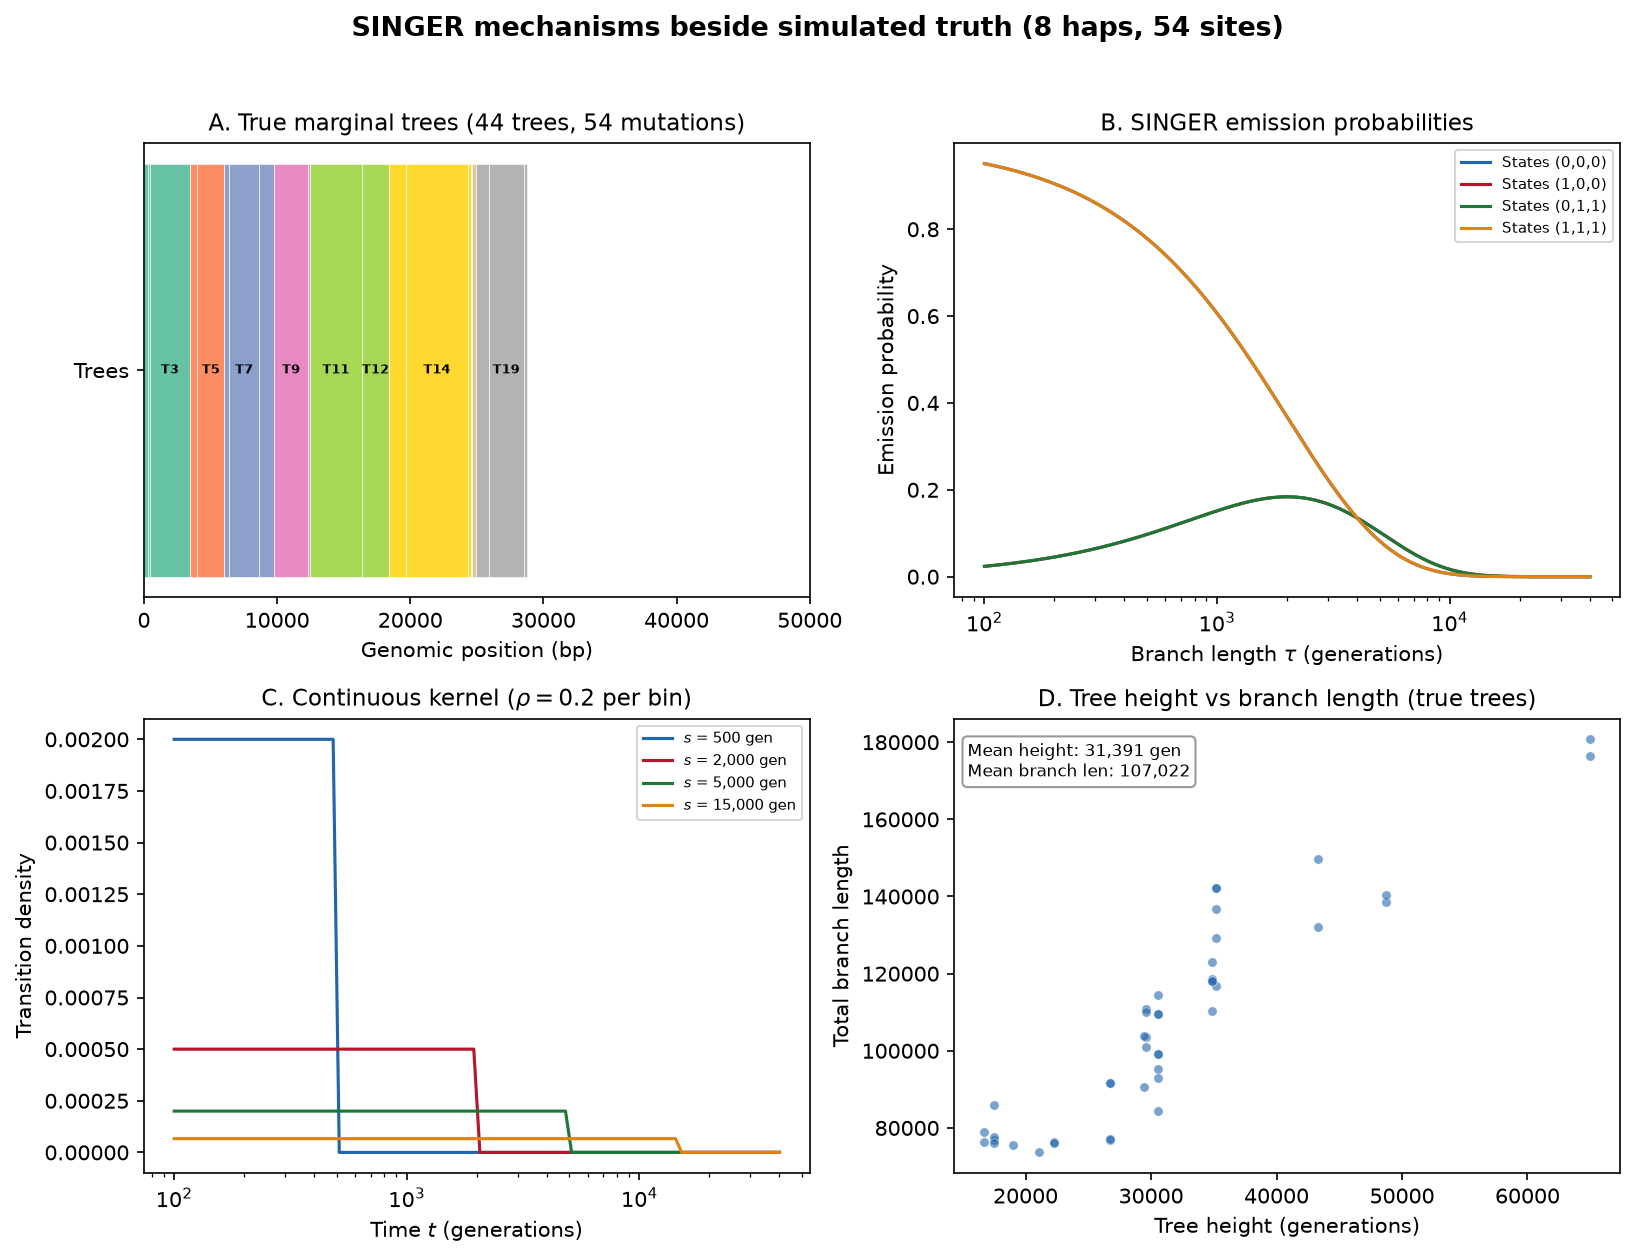

This chart was generated by the following Python code:
"""SINGER equation demo beside an msprime-simulated truth tree sequence.

This figure does not run SINGER and does not show an inferred ARG.
"""

import numpy as np
import matplotlib.pyplot as plt
import msprime

from watchgen.mini_singer import (
    emission_probability,
    psmc_transition_density,
)

plt.rcParams.update({
    "font.size": 10, "axes.titlesize": 11, "axes.labelsize": 10,
    "figure.dpi": 150, "font.family": "sans-serif",
})

np.random.seed(2024)

# ── Simulate data with msprime ──────────────────────────────────
Ne = 10_000
mu = 1.25e-8
rho = 1e-8

ts = msprime.simulate(
    sample_size=8,
    Ne=Ne,
    length=50_000,
    recombination_rate=rho,
    mutation_rate=mu,
    random_seed=2024,
)

# ── Compute source-equation quantities ─────────────────────────
t_max = 4 * Ne

# PSMC-like transition densities for different time values
t_vals = np.geomspace(100, t_max, 100)

# ── Figure ──────────────────────────────────────────────────────
fig, axes = plt.subplots(2, 2, figsize=(11, 8.5))
fig.suptitle(
    f"SINGER mechanisms beside simulated truth ({ts.num_samples} haps, {ts.num_sites} sites)",
    fontsize=13, fontweight="bold", y=0.98,
)

# Panel A: True tree sequence from msprime
ax = axes[0, 0]
breakpoints = list(ts.breakpoints())
n_trees = ts.num_trees
tree_spans = [breakpoints[i+1] - breakpoints[i] for i in range(n_trees)]
colors = plt.cm.Set2(np.linspace(0, 1, min(n_trees, 20)))

for i, (span, bp) in enumerate(zip(tree_spans[:20], breakpoints[:20])):
    ax.barh(0, span, left=bp, height=0.5,
            color=colors[i % len(colors)],
            edgecolor="white", linewidth=0.3)
    if span > 2000:
        ax.text(bp + span/2, 0, f"T{i+1}", ha="center", va="center",
                fontsize=6, fontweight="bold")

ax.set_xlabel("Genomic position (bp)")
ax.set_yticks([0])
ax.set_yticklabels(["Trees"])
ax.set_title(f"A. True marginal trees ({n_trees} trees, {ts.num_sites} mutations)")
ax.set_xlim(0, ts.sequence_length)

# Panel B: Emission probability P(allele | tau, branch)
ax = axes[0, 1]
theta_site = 4 * Ne * mu
tau_vals = np.geomspace(100, t_max, 200)
branch_lower = 0.0

for allele_new, allele_lower, allele_upper, color, label in [
    (0, 0, 0, "#2166AC", "States (0,0,0)"),
    (1, 0, 0, "#B2182B", "States (1,0,0)"),
    (0, 1, 1, "#1B7837", "States (0,1,1)"),
    (1, 1, 1, "#E08214", "States (1,1,1)"),
]:
    probs = []
    for tau in tau_vals:
        p = emission_probability(
            allele_new, allele_lower, allele_upper,
            tau, 0.0, tau, theta_site,
        )
        probs.append(p)
    ax.plot(tau_vals, probs, lw=1.5, color=color, label=label)

ax.set_xscale("log")
ax.set_xlabel("Branch length $\\tau$ (generations)")
ax.set_ylabel("Emission probability")
ax.set_title("B. SINGER emission probabilities")
ax.legend(fontsize=7)

# Panel C: PSMC transition density
ax = axes[1, 0]
s_vals = [500, 2000, 5000, 15000]
colors_c = ["#2166AC", "#B2182B", "#1B7837", "#E08214"]

rho_bin = 0.2
for s_val, color in zip(s_vals, colors_c):
    densities = [psmc_transition_density(t, s_val, rho_bin) for t in t_vals]
    ax.plot(t_vals, densities, lw=1.5, color=color,
            label=f"$s$ = {s_val:,} gen")

ax.set_xscale("log")
ax.set_xlabel("Time $t$ (generations)")
ax.set_ylabel("Transition density")
ax.set_title(f"C. Continuous kernel ($\\rho={rho_bin}$ per bin)")
ax.legend(fontsize=7)

# Panel D: Tree statistics from the true tree sequence
ax = axes[1, 1]
tree_heights = []
tree_total_branches = []
for tree in ts.trees():
    roots = tree.roots
    if len(roots) == 1:
        tree_heights.append(tree.time(roots[0]))
        tree_total_branches.append(tree.total_branch_length)

ax.scatter(tree_heights, tree_total_branches, s=20, alpha=0.6,
           color="#2166AC", edgecolors="white", linewidths=0.3)
ax.set_xlabel("Tree height (generations)")
ax.set_ylabel("Total branch length")
ax.set_title("D. Tree height vs branch length (true trees)")

if tree_heights:
    ax.text(0.02, 0.95,
            f"Mean height: {np.mean(tree_heights):,.0f} gen\n"
            f"Mean branch len: {np.mean(tree_total_branches):,.0f}",
            transform=ax.transAxes, fontsize=8, va="top",
            bbox=dict(boxstyle="round,pad=0.3", fc="white", ec="gray", alpha=0.8))

plt.tight_layout(rect=[0, 0, 1, 0.96])
plt.savefig("figures/fig_demo_singer.png", dpi=150, bbox_inches="tight")
plt.savefig("figures/fig_demo_singer.pdf", bbox_inches="tight")
print("Saved figures/fig_demo_singer.png")
